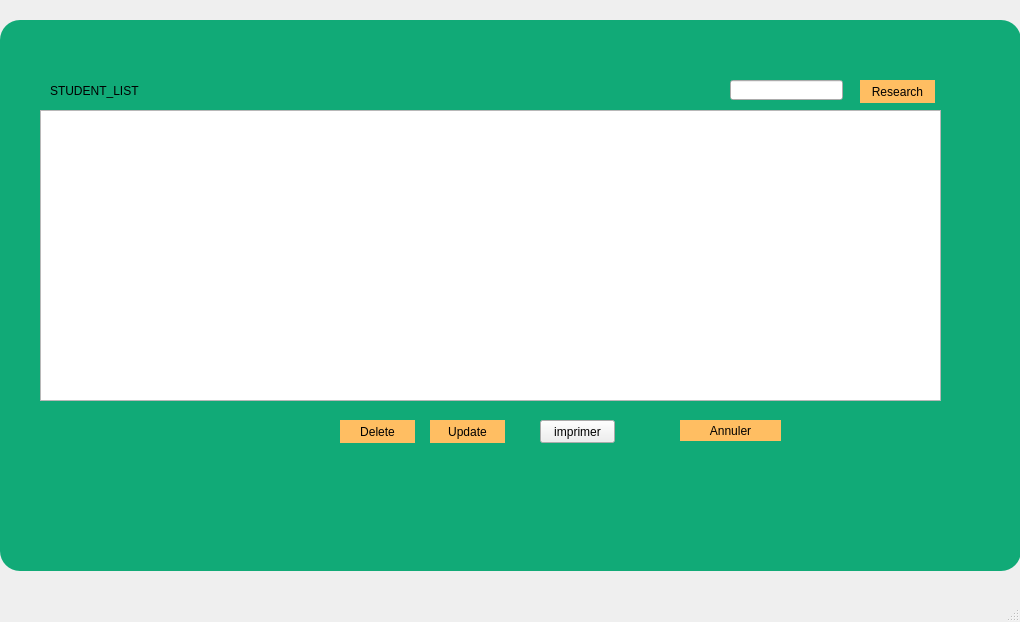
<?xml version="1.0" encoding="UTF-8"?>
<ui version="4.0">
 <class>readeleveWindow</class>
 <widget class="QMainWindow" name="readeleveWindow">
  <property name="geometry">
   <rect>
    <x>0</x>
    <y>0</y>
    <width>1020</width>
    <height>622</height>
   </rect>
  </property>
  <property name="windowTitle">
   <string>MainWindow</string>
  </property>
  <widget class="QWidget" name="centralwidget">
   <widget class="QGraphicsView" name="graphicsView_3">
    <property name="geometry">
     <rect>
      <x>0</x>
      <y>20</y>
      <width>1021</width>
      <height>551</height>
     </rect>
    </property>
    <property name="styleSheet">
     <string notr="true">background-color:rgb(17, 170, 119);
border-radius: 20px;
</string>
    </property>
   </widget>
   <widget class="QStackedWidget" name="stackedWidget">
    <property name="geometry">
     <rect>
      <x>40</x>
      <y>60</y>
      <width>901</width>
      <height>401</height>
     </rect>
    </property>
    <widget class="QWidget" name="page">
     <widget class="QTableView" name="tableView">
      <property name="geometry">
       <rect>
        <x>0</x>
        <y>50</y>
        <width>901</width>
        <height>291</height>
       </rect>
      </property>
      <property name="sortingEnabled">
       <bool>true</bool>
      </property>
     </widget>
     <widget class="QPushButton" name="pushButton">
      <property name="geometry">
       <rect>
        <x>820</x>
        <y>20</y>
        <width>75</width>
        <height>23</height>
       </rect>
      </property>
      <property name="styleSheet">
       <string notr="true">#pushButton{

border-radius:20px;


background-color: #ffbe62
}

#pushButton:hover{
border-radius:20px;
font: 10pt 'Century Gothic';
background:#ffffff;


}</string>
      </property>
      <property name="text">
       <string>Research</string>
      </property>
     </widget>
     <widget class="QLineEdit" name="lineEdit">
      <property name="geometry">
       <rect>
        <x>690</x>
        <y>20</y>
        <width>113</width>
        <height>20</height>
       </rect>
      </property>
     </widget>
     <widget class="QLabel" name="label">
      <property name="geometry">
       <rect>
        <x>10</x>
        <y>10</y>
        <width>121</width>
        <height>41</height>
       </rect>
      </property>
      <property name="text">
       <string>STUDENT_LIST</string>
      </property>
     </widget>
     <widget class="QPushButton" name="pushButton_2">
      <property name="geometry">
       <rect>
        <x>640</x>
        <y>360</y>
        <width>101</width>
        <height>21</height>
       </rect>
      </property>
      <property name="styleSheet">
       <string notr="true">#pushButton_2{

border-radius:20px;


background-color: #ffbe62
}

#pushButton_2:hover{
border-radius:20px;
font: 10pt 'Century Gothic';
background:#ffffff;


}</string>
      </property>
      <property name="text">
       <string>Annuler</string>
      </property>
     </widget>
     <widget class="QPushButton" name="pushButton_6">
      <property name="geometry">
       <rect>
        <x>390</x>
        <y>360</y>
        <width>75</width>
        <height>23</height>
       </rect>
      </property>
      <property name="styleSheet">
       <string notr="true">#pushButton_6{

border-radius:20px;


background-color: #ffbe62
}

#pushButton_6:hover{
border-radius:20px;
font: 10pt 'Century Gothic';
background:#ffffff;


}</string>
      </property>
      <property name="text">
       <string>Update</string>
      </property>
     </widget>
     <widget class="QPushButton" name="pushButton_7">
      <property name="geometry">
       <rect>
        <x>300</x>
        <y>360</y>
        <width>75</width>
        <height>23</height>
       </rect>
      </property>
      <property name="styleSheet">
       <string notr="true">#pushButton_7{

border-radius:20px;


background-color: #ffbe62
}

#pushButton_7:hover{
border-radius:20px;
font: 10pt 'Century Gothic';
background:#ffffff;


}</string>
      </property>
      <property name="text">
       <string>Delete</string>
      </property>
     </widget>
     <widget class="QPushButton" name="imprimer">
      <property name="geometry">
       <rect>
        <x>500</x>
        <y>360</y>
        <width>75</width>
        <height>23</height>
       </rect>
      </property>
      <property name="styleSheet">
       <string notr="true">#pushButton_3{

border-radius:20px;


background-color: #ffbe62
}

#pushButton_3:hover{
border-radius:20px;
font: 10pt 'Century Gothic';
background:#ffffff;


}</string>
      </property>
      <property name="text">
       <string>imprimer</string>
      </property>
     </widget>
    </widget>
    <widget class="QWidget" name="page_2">
     <widget class="QWidget" name="widget" native="true">
      <property name="geometry">
       <rect>
        <x>0</x>
        <y>0</y>
        <width>901</width>
        <height>331</height>
       </rect>
      </property>
     </widget>
     <widget class="QPushButton" name="pushButton_5">
      <property name="geometry">
       <rect>
        <x>780</x>
        <y>360</y>
        <width>101</width>
        <height>21</height>
       </rect>
      </property>
      <property name="text">
       <string>Annuler</string>
      </property>
     </widget>
    </widget>
   </widget>
  </widget>
  <widget class="QMenuBar" name="menubar">
   <property name="geometry">
    <rect>
     <x>0</x>
     <y>0</y>
     <width>1020</width>
     <height>22</height>
    </rect>
   </property>
  </widget>
  <widget class="QStatusBar" name="statusbar"/>
 </widget>
 <resources/>
 <connections/>
</ui>
